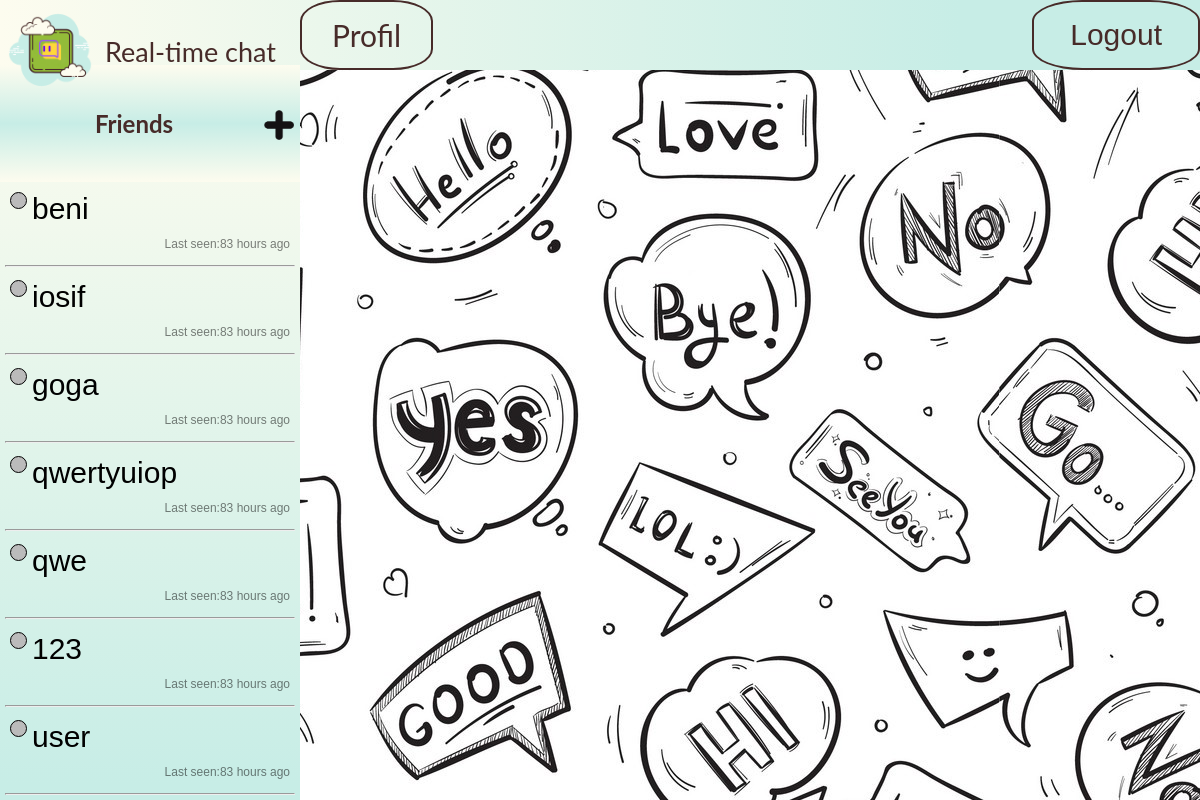
The app's page /Logged_in.php (signed in) with its own data.
### tables this page shows
CREATE TABLE `friend_list` (
  `User_Id` int(8) NOT NULL,
  `User_Id_friend` int(8) NOT NULL
);

### includes/get_friend_list.php (called while the page is built, shortened)
<?php
require_once 'dbh.inc.php';
$now = date("Y-m-d H:i:s");
$sql_get_Username_friend="SELECT *, TIMEDIFF('".$now."', users.Logged_in) AS timp FROM users JOIN friend_list on users.User_Id=friend_list.User_Id_friend WHERE friend_list.User_Id = '".$_SESSION["User_Id"]."';";
$result_Username_of_friends = mysqli_query($conn,$sql_get_Username_friend);
$friends = mysqli_fetch_all($result_Username_of_friends,MYSQLI_ASSOC);

### Logged_in.php (the view, shortened to what this page needs)
<?php include 'includes/get_users.php';?>
<?php include 'includes/get_friend_list.php';?>
<!DOCTYPE html>
<html>
<head>
<link rel="stylesheet" href="css/Chat_box.css">
<link rel="stylesheet" href="css/top-nav.css">
<link rel="stylesheet" href="css/top-nav-overlay.css">
<link rel="stylesheet" href="css/left-nav.css">
<link rel="stylesheet" href="https://cdnjs.cloudflare.com/ajax/libs/font-awesome/4.7.0/css/font-awesome.min.css">
<link rel="stylesheet" href="css/chat_messages.css">
<link rel="stylesheet" href="css/friend_butons.css">
</head>
<body style="background-image:url('img/startbg.jpg')">
<div class="logo">
<img src="img/logo_site.png" class="logo"><a>Real-time chat</a>
</div>
<div class="topnav">
<div class="topnav-left">
<form action="includes/sesion_destroyer.php" method=post>
  <a onclick="openNav_profil()">Profil</a></div>
<div class="topnav-right">
  <a href="Login.php"><button type="submit" name="exit">Logout</button></a></div>
  </div>
<div class="sidebar">
  <a class="active">
  <br>
  <div id="flip">
  <div id="slide_button1" >
  <img src="img/add.png" width=30px>
  </div>
  <h2>Friends</h2>
  <div class="search-container">
  <br>
</div>
  </div>
</a>
  <div id="friends">
  <?php
  foreach($friends as $friend){ ?>
	 <?php
	$now = date("Y-m-d H:i:s");
	$chat_with= htmlspecialchars($friend["Username"]);
	$_SESSION["chat_with"] = $chat_with; ?>
<div class="select_friend">
	<button onclick="change_user('<?php echo $chat_with ?>')">
<?php
  if($friend["Logged_out"] < $now && $friend["Logged_out"] != NULL){
    echo "<span class='status_offline'></span>" . '<div class="has1">' . $_SESSION["chat_with"] . '</div> <br><br><br> <div class="pe_offline"> Last seen:' . $friend["timp"][0]. $friend["timp"][1] . " hours ago</div>" . "<br>";
  }
?>
	</button>
</div>
	<hr>
	<?php } ?>
	</div>
  <br><br>
</div>
<br><br>
</body>
</html>

### css/top-nav.css (style rules this page uses)
body { margin: 0; font-family: Arial, Helvetica, sans-serif; }
.topnav { overflow: hidden; background-image: linear-gradient(to right, #fdfcef, #c7ede6 80% ); position: fixed; width:100%; }
.topnav button { border: none; outline: none; cursor: pointer; background-color: inherit; float: left; color: #472b29; text-align: center; text-decoration: none; font-size: 30px; }
.topnav a { float: left; color: #472b29; text-align: center; padding: 15px 30px; text-decoration: none; font-size: 30px; }
.topnav-left { float: left; margin-left: 300px ; border-style: solid; border-width: 2px 2px; border-color: #472b29 ; border-radius: 30%; }
.topnav-right { float: right; border-style: solid; border-width: 2px 2px; border-color: #472b29 ; border-radius: 30%; }
.logo { position:absolute; z-index:1; background-image: linear-gradient(to right, #c7ede6, #fdfcef, 1% ); width:300px; }
.logo a { background-image: linear-gradient(to left, #c7ede6, #fdfcef, 1% ); float: left; color: #472b29; text-align: center; margin-left: 90px; margin-top:20px; padding:15px; text-decoration: none; font-size: 27px; }
.logo img { width:100px; }

### css/top-nav-overlay.css (style rules this page uses)
body { font-family: 'Lato', sans-serif; }

### css/left-nav.css (style rules this page uses)
body { margin: 0; font-family: "Lato", sans-serif; }
.sidebar { margin: 0; margin-top:65px; padding: 0; width: 300px; background-image: linear-gradient(#fdfcef, #c7ede6 90% ); position: fixed; height: 100%; overflow-y: scroll; overflow-x: hidden; }
.sidebar a { display: block; color: black; padding: 5px; text-decoration: none; }
.sidebar a.active { background-image: linear-gradient(#fdfcef, #c7ede6, #fdfcef); color: #472b29; text-align: center; }

### css/friend_butons.css (style rules this page uses)
.select_friend button { text-decoration: none; border: none; color: black; background-color: inherit; display: block; padding: 5px 5px 5px 5px; width: 100%; text-decoration: none; }
#friends { display: block; color: black; padding: 5px; text-decoration: none; }
#slide_button1 { background-color: inherit; position:relative; float: right; padding: 1px 1px 1px 1px; }
.has1 { display: inline-block; vertical-align: top; position: relative; font-size: 30px; float: left; }
.pe_offline { position: relative; float: right; font-size: 12px; opacity: 0.5; }
.status_offline { height: 15px; width: 15px; background-color: #bbb; border-radius: 50%; border: 1px solid black; display: inline-block; vertical-align: top; position: relative; float: left; margin-right: 5px; }

### records on screen
friend_list: chat_with "beni", timp "8", timp "3"
friend_list: chat_with "iosif", timp "8", timp "3"
friend_list: chat_with "goga", timp "8", timp "3"
friend_list: chat_with "qwertyuiop", timp "8", timp "3"
friend_list: chat_with "qwe", timp "8", timp "3"
friend_list: chat_with "123", timp "8", timp "3"
friend_list: chat_with "user", timp "8", timp "3"
